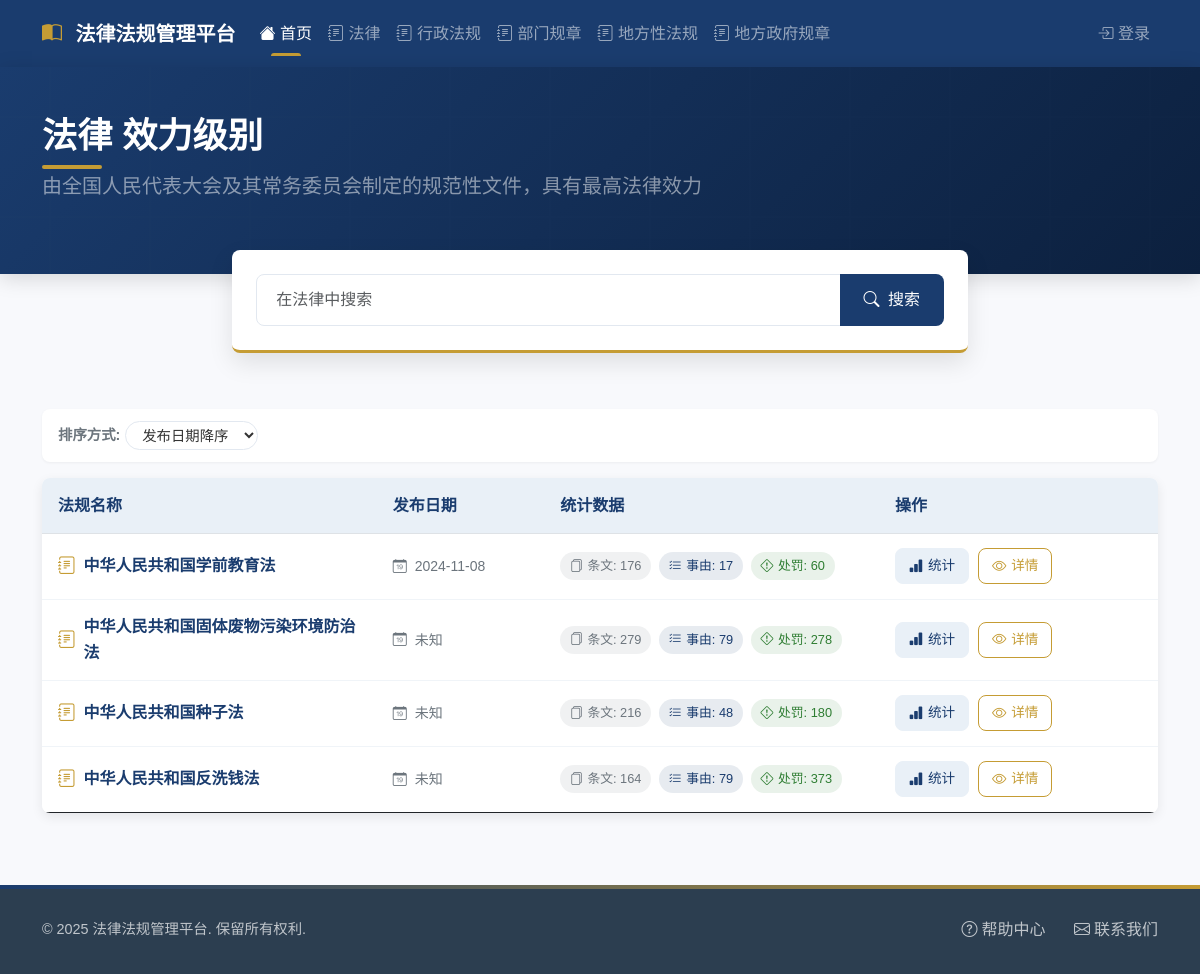
Screenshot of /regulations/level/法律 with the database file from the repository.
### models.py (models this page shows)
class LegalRegulation(db.Model):
    id = db.Column(db.Integer, primary_key=True)
    name = db.Column(db.String(200), nullable=False, unique=True)  # 法规名称
    document_number = db.Column(db.String(100))  # 文号
    issued_by = db.Column(db.String(100))  # 通过机构
    approved_by = db.Column(db.String(100))  # 批准机构
    issued_date = db.Column(db.DateTime)  # 批准日期
    effective_date = db.Column(db.DateTime)  # 生效日期
    revision_date = db.Column(db.DateTime)  # 修订日期
    hierarchy_level = db.Column(db.String(50))  # 效力级别
    province = db.Column(db.String(50))  # 省
    city = db.Column(db.String(50))  # 市
    status = db.Column(db.String(20), default='active')  # 状态：active, archived
    structures = relationship('LegalStructure', back_populates='regulation', cascade='all, delete-orphan')
    causes = relationship('LegalCause', back_populates='regulation', cascade='all, delete-orphan')

### app.py (the view, shortened to what this page needs)
@app.route('/regulations/level/<level>')
def regulations_by_level(level):
    page = request.args.get('page', 1, type=int)
    per_page = 10
    keyword = request.args.get('keyword', '')
    sort = request.args.get('sort', 'date_desc')
    if level == '地方性法规':
        base_query = LegalRegulation.query.filter(
            db.or_(
                LegalRegulation.hierarchy_level == '地方性法规',
                LegalRegulation.hierarchy_level == '自治条例',
                LegalRegulation.hierarchy_level == '单行条例'
            )
        )
    else:
        base_query = LegalRegulation.query.filter_by(hierarchy_level=level)
    if sort == 'date_asc':
        base_query = base_query.order_by(LegalRegulation.issued_date.asc())
    elif sort == 'name':
        base_query = base_query.order_by(LegalRegulation.name.asc())
    else:  # 默认为date_desc
        base_query = base_query.order_by(LegalRegulation.issued_date.desc())
    pagination = base_query.paginate(page=page, per_page=per_page, error_out=False)
    regulations = pagination.items
    return render_template('regulations/level_list.html',
                           regulations=regulations,
                           pagination=pagination,
                           current_level=level)

### app.py (called while the page is built)
def get_punishment_count(regulation_id):
    return db.session.query(LegalPunishment).\
        join(LegalCause).\
        filter(LegalCause.regulation_id == regulation_id).\
        count()

@app.context_processor
def utility_processor():
    return {
        'get_punishment_count': get_punishment_count
    }

### templates/regulations/level_list.html (shortened to what this page needs)
<!DOCTYPE html>
<html lang="zh">
<head>
    <link href="https://cdn.jsdelivr.net/npm/bootstrap@5.3.0/dist/css/bootstrap.min.css" rel="stylesheet">
    <link rel="stylesheet" href="https://cdn.jsdelivr.net/npm/bootstrap-icons@1.11.0/font/bootstrap-icons.css">
    <link href="{{ url_for('static', filename='css/common.css') }}" rel="stylesheet">
    <link href="{{ url_for('static', filename='css/home.css') }}" rel="stylesheet">
</head>
<body>
    <nav class="navbar navbar-expand-lg navbar-dark">
        <div class="container">
            <a class="navbar-brand" href="/">
                <i class="bi bi-book-half"></i> 法律法规管理平台
            </a>
            <div class="collapse navbar-collapse" id="navbarNav">
                <ul class="navbar-nav">
                    <li class="nav-item">
                        <a class="nav-link active" href="/">
                            <i class="bi bi-house-fill"></i> 首页
                        </a>
                    </li>
                    <li class="nav-item">
                        <a class="nav-link {% if request.path == url_for('regulations_by_level', level='法律') %}active{% endif %}"
                           href="{{ url_for('regulations_by_level', level='法律') }}">
                            <i class="bi bi-journal-text"></i> 法律
                        </a>
                    </li>
                    <li class="nav-item">
                        <a class="nav-link {% if request.path == url_for('regulations_by_level', level='行政法规') %}active{% endif %}"
                           href="{{ url_for('regulations_by_level', level='行政法规') }}">
                            <i class="bi bi-journal-text"></i> 行政法规
                        </a>
                    </li>
                    <li class="nav-item">
                        <a class="nav-link {% if request.path == url_for('regulations_by_level', level='部门规章') %}active{% endif %}"
                           href="{{ url_for('regulations_by_level', level='部门规章') }}">
                            <i class="bi bi-journal-text"></i> 部门规章
                        </a>
                    </li>
                    <li class="nav-item">
                        <a class="nav-link {% if request.path == url_for('regulations_by_level', level='地方性法规') %}active{% endif %}"
                           href="{{ url_for('regulations_by_level', level='地方性法规') }}">
                            <i class="bi bi-journal-text"></i> 地方性法规
                        </a>
                    </li>
                    <li class="nav-item">
                        <a class="nav-link {% if request.path == url_for('regulations_by_level', level='地方政府规章') %}active{% endif %}"
                           href="{{ url_for('regulations_by_level', level='地方政府规章') }}">
                            <i class="bi bi-journal-text"></i> 地方政府规章
                        </a>
                    </li>
                </ul>
                <ul class="navbar-nav ms-auto">
                    {% if current_user.is_authenticated %}
                    <li class="nav-item dropdown">
                        <a class="nav-link dropdown-toggle" href="#" role="button" data-bs-toggle="dropdown">
                            <i class="bi bi-person-circle"></i> {{ current_user.username }}
                        </a>
                        <ul class="dropdown-menu dropdown-menu-end">
                            <li><a class="dropdown-item" href="#"><i class="bi bi-person-gear"></i> 个人设置</a></li>
                            <li><hr class="dropdown-divider"></li>
                            <li><a class="dropdown-item" href="{{ url_for('logout') }}"><i class="bi bi-box-arrow-right"></i> 退出登录</a></li>
                        </ul>
                    </li>
                    {% else %}
                    <li class="nav-item">
                        <a class="nav-link" href="{{ url_for('login') }}">
                            <i class="bi bi-box-arrow-in-right"></i> 登录
                        </a>
                    </li>
                    {% endif %}
                </ul>
            </div>
        </div>
    </nav>
    <header class="page-header">
        <div class="container">
            <div class="row align-items-center">
                <div class="col-lg-8">
                    <h1 class="page-title">
                        {{ current_level }}
                        <span class="level-badge">效力级别</span>
                    </h1>
                    <p class="lead text-white-50">
                        {% if current_level == '法律' %}
                        由全国人民代表大会及其常务委员会制定的规范性文件，具有最高法律效力
                        {% elif current_level == '行政法规' %}
                        由国务院制定的规范性文件，效力仅次于宪法和法律
                        {% elif current_level == '部门规章' %}
                        由国务院各部委制定的规范性文件，效力低于国家行政法规
                        {% elif current_level == '地方性法规' %}
                        由地方人大及其常委会制定的规范性文件，包括自治条例和单行条例
                        {% elif current_level == '地方政府规章' %}
                        由地方政府制定的规范性文件，效力低于地方性法规
                        {% endif %}
                    </p>
                </div>
            </div>
        </div>
    </header>
    <div class="container">
        <div class="row justify-content-center">
            <div class="col-lg-8">
                <form action="{{ url_for('regulations_by_level', level=current_level) }}" method="get" class="search-container">
                    <div class="input-group">
                        <input type="text" class="form-control search-input"
                               name="keyword"
                               placeholder="在{{ current_level }}中搜索"
                               value="{{ request.args.get('keyword', '') }}">
                        <button class="btn search-btn" type="submit">
                            <i class="bi bi-search me-1"></i> 搜索
                        </button>
                    </div>
                </form>
            </div>
        </div>
    </div>
    <section class="content-section">
        <div class="container">
            <div class="filter-options">
                <div class="filter-group d-flex align-items-center me-3">
                    <span class="filter-label">排序方式:</span>
                    <select class="filter-select" name="sort" id="sortSelect" onchange="applySort()">
                        <option value="date_desc" {% if request.args.get('sort') == 'date_desc' or not request.args.get('sort') %}selected{% endif %}>发布日期降序</option>
                    </select>
                </div>
            </div>
            {% if regulations %}
            <div class="regulations-table-container">
                <table class="table regulations-table mb-0">
                    <thead>
                        <tr>
                            <th style="width: 30%">法规名称</th>
                            <th style="width: 15%">发布日期</th>
                            <th style="width: 30%">统计数据</th>
                            <th style="width: 25%">操作</th>
                        </tr>
                    </thead>
                    <tbody>
                        {% for regulation in regulations %}
                        <tr>
                            <td>
                                <div class="regulation-name">
                                    <i class="bi bi-journal-text"></i>
                                    {{ regulation.name }}
                                </div>
                            </td>
                            <td>
                                <div class="text-secondary small">
                                    <i class="bi bi-calendar-date me-1"></i>
                                    {{ regulation.issued_date.strftime('%Y-%m-%d') if regulation.issued_date else '未知' }}
                                </div>
                            </td>
                            <td>
                                <div class="stat-badges">
                                    <span class="stat-badge">
                                        <i class="bi bi-files"></i>条文: {{ regulation.structures|length }}
                                    </span>
                                    <span class="stat-badge primary">
                                        <i class="bi bi-list-check"></i>事由: {{ regulation.causes|length }}
                                    </span>
                                    <span class="stat-badge success">
                                        <i class="bi bi-exclamation-diamond"></i>处罚: {{ get_punishment_count(regulation.id) }}
                                    </span>
                                </div>
                            </td>
                            <td>
                                <a href="{{ url_for('regulation_stats', regulation_id=regulation.id) }}"
                                class="action-btn stats-btn">
                                    <i class="bi bi-bar-chart-fill"></i> 统计
                                </a>
                                <a href="{{ url_for('regulation_detail', regulation_id=regulation.id, source='level', level=current_level) }}"  class="action-btn detail-btn">
                                    <i class="bi bi-eye"></i> 详情
                                </a>
                            </td>
                        </tr>
                        {% endfor %}
                    </tbody>
                </table>
            </div>
            {% endif %}
        </div>
    </section>
    <footer>
        <div class="container">
            <div class="footer-content">
                <p class="copyright mb-0">&copy; 2025 法律法规管理平台. 保留所有权利.</p>
                <div class="footer-links">
                    <a href="#"><i class="bi bi-question-circle me-1"></i>帮助中心</a>
                    <a href="#"><i class="bi bi-envelope me-1"></i>联系我们</a>
                </div>
            </div>
        </div>
    </footer>
</body>
</html>

### static/css/common.css (style rules this page uses)
:root { --primary-color: #1a3c6e; --secondary-color: #f8f9fc; --accent-color: #c59c34; --dark-color: #2c3e50; --light-accent: #e9f0f7; --text-primary: #333333; --text-secondary: #6c757d; --border-radius: 8px; --card-shadow: 0 4px 12px rgba(0,0,0,0.08); --transition: all 0.3s ease; --success-color: #2e7d32; --warning-color: #ff8f00; --danger-color: #c62828; }
body { font-family: 'Microsoft YaHei', '微软雅黑', Arial, sans-serif; background-color: var(--secondary-color); line-height: 1.6; }
.navbar { background-color: var(--primary-color) !important; box-shadow: 0 2px 10px rgba(0, 0, 0, 0.15); padding: 0.7rem 1rem; }
.navbar-brand { font-weight: 600; font-size: 1.25rem; }
.navbar-brand i { margin-right: 8px; color: var(--accent-color); }
.nav-link { padding: 0.6rem 1rem; position: relative; font-weight: 500; }
.nav-link.active::after { content: ''; position: absolute; bottom: 0; left: 50%; transform: translateX(-50%); width: 30px; height: 3px; background-color: var(--accent-color); border-radius: 3px 3px 0 0; }

### rows the page displays
LegalRegulation: name "中华人民共和国学前教育法", issued_date "2024-11-08", structures|length "176", causes|length "17", get_punishment_count "60"
LegalRegulation: name "中华人民共和国固体废物污染环境防治法", issued_date "未知", structures|length "279", causes|length "79", get_punishment_count "278"
LegalRegulation: name "中华人民共和国种子法", issued_date "未知", structures|length "216", causes|length "48", get_punishment_count "180"
LegalRegulation: name "中华人民共和国反洗钱法", issued_date "未知", structures|length "164", causes|length "79", get_punishment_count "373"

### other values shown
{{ current_level }} "法律"
